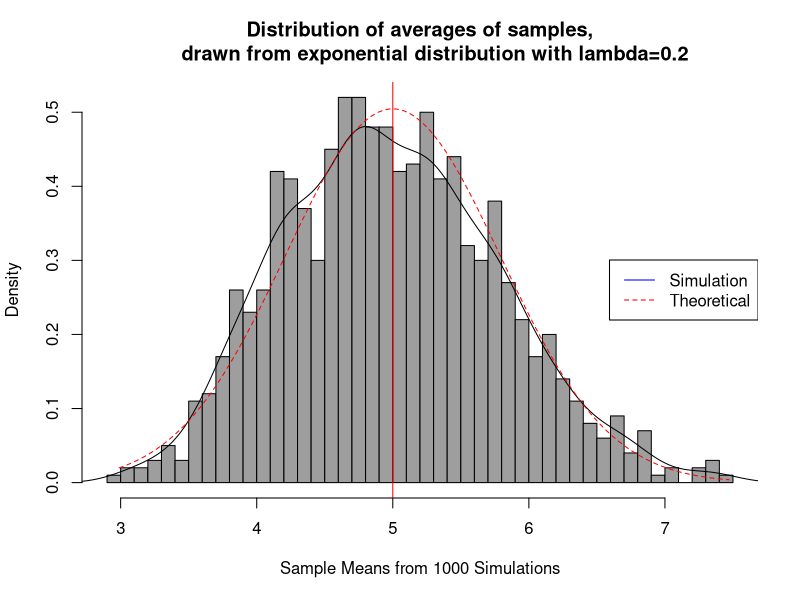
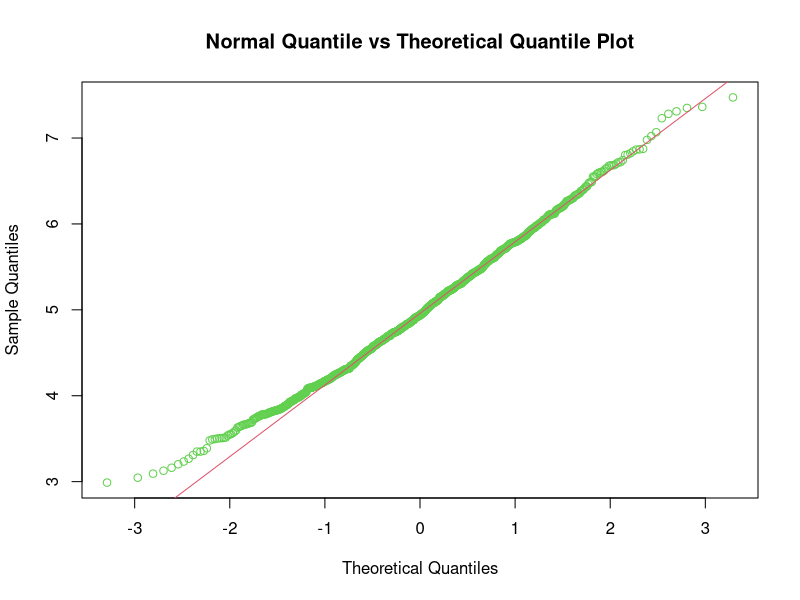
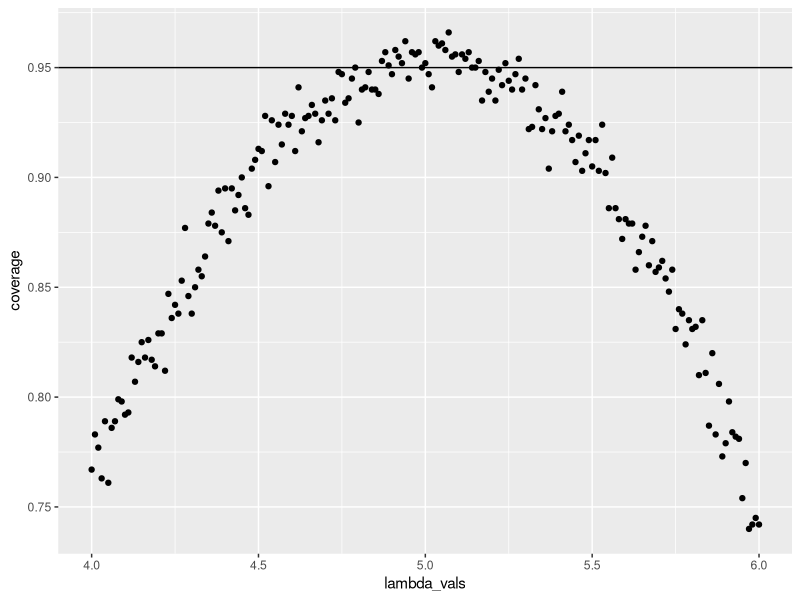

These figures' R source, in order:

## ------------------------------------------------------------------------
set.seed(3)
lambda <- 0.2
num_sim <- 1000
sample_size <- 40
sim <- matrix(rexp(num_sim*sample_size, rate=lambda), num_sim, sample_size)
row_means <- rowMeans(sim)


## ------------------------------------------------------------------------
# plot the histogram of averages
hist(row_means, breaks=50, prob=TRUE,
     main="Distribution of averages of samples,
     drawn from exponential distribution with lambda=0.2",
     xlab="Sample Means from 1000 Simulations",col = 8)
# density of the averages of samples
lines(density(row_means))
# theoretical center of distribution
abline(v=1/lambda, col="red")
# theoretical density of the averages of samples
xfit <- seq(min(row_means), max(row_means), length=100)
yfit <- dnorm(xfit, mean=1/lambda, sd=(1/lambda/sqrt(sample_size)))
lines(xfit, yfit, pch=22, col="red", lty=2)
# add legend
legend('right', c("Simulation", "Theoretical"), lty=c(1,2), col=c("blue", "red"))


## ---------------------------------------------------------------------------------------------------
qqnorm(row_means,main = "Normal Quantile vs Theoretical Quantile Plot",col=3); qqline(row_means,col=2)

## ---------------------------------------------------------------------------------------------------
lambda_vals <- seq(4, 6, by=0.01)
coverage <- sapply(lambda_vals, function(lamb) {
    mu_hats <- rowMeans(matrix(rexp(sample_size*num_sim, rate=0.2),
                               num_sim, sample_size))
    ll <- mu_hats - qnorm(0.975) * sqrt(1/lambda**2/sample_size)
    ul <- mu_hats + qnorm(0.975) * sqrt(1/lambda**2/sample_size)
    mean(ll < lamb & ul > lamb)
})

library(ggplot2)
qplot(lambda_vals, coverage) + geom_hline(yintercept=0.95)


